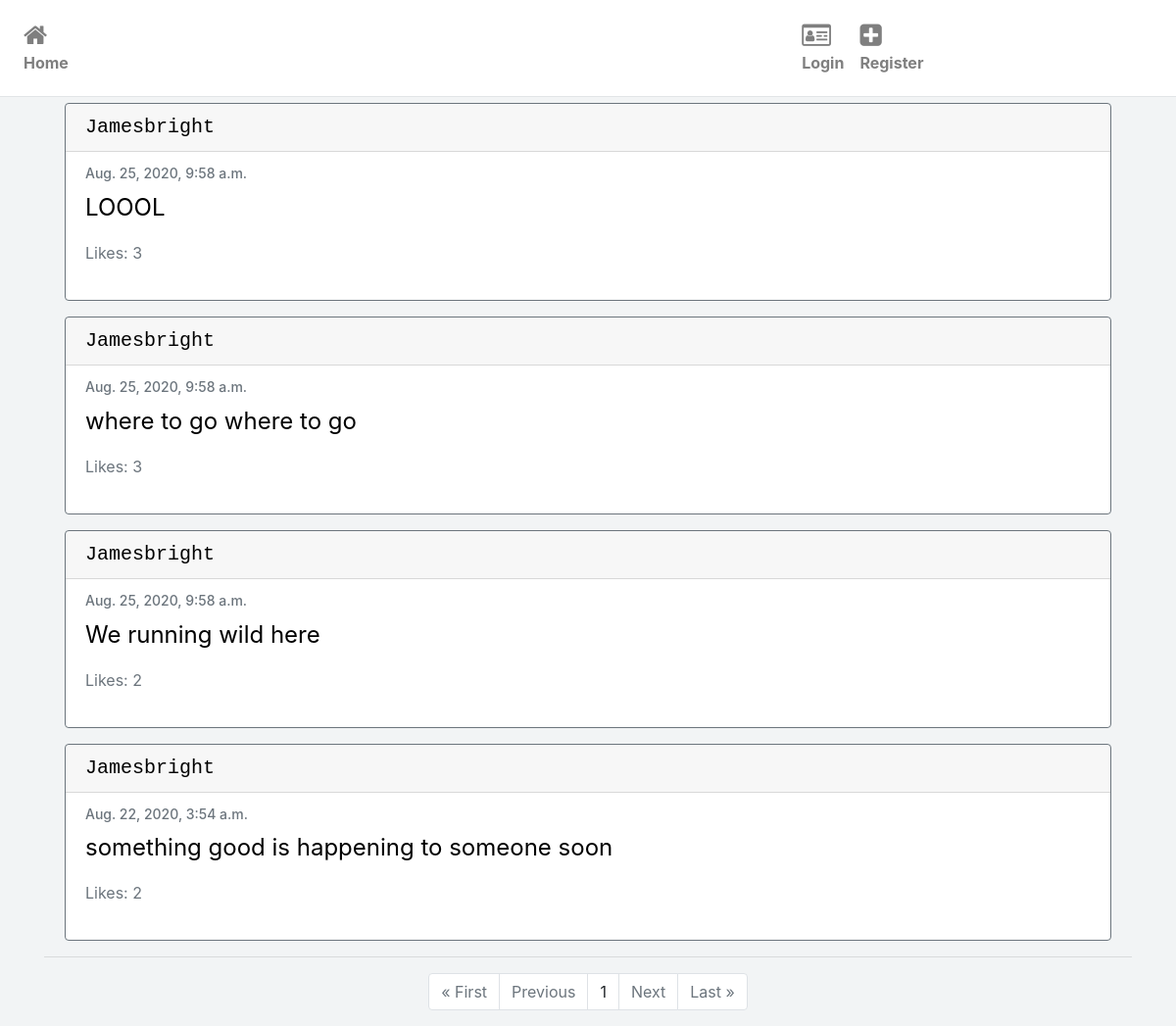
The app's page /following/kicodes with its own data.
### network/models.py (models this page shows, shortened)
class Post(models.Model):
    content = models.CharField(max_length=255)
    user = models.ForeignKey('User', on_delete=models.CASCADE, related_name='writer')
    date = models.DateTimeField(default=datetime.now())
    liked = models.ManyToManyField('User', default=None, blank=True, related_name='post_likes')

class User(AbstractUser):
    pass

### network/views.py (the view)
# urls.py: path("following/<str:username>", views.following, name="following"),
def following(request, username):
    if request.method == 'GET':
        currentuser = get_object_or_404(User, username=username)
        follows = Profile.objects.filter(follower=currentuser)
        posts = Post.objects.all().order_by('id').reverse()
        postlist = []
        for p in posts:
            for follower in follows:
                if follower.target == p.user:
                    postlist.append(p)
        if not follows:
            return render(request, 'network/following.html', {'message': "Opps! You don't follow anybody."})
        paginator = Paginator(postlist, 10)
        page_number = request.GET.get('page')
        page_obj = paginator.get_page(page_number)
        return render(request, 'network/following.html', {'page_obj':page_obj})

### network/templates/network/following.html (shortened to what this page needs)
{% extends "network/layout.html" %}
{% load static %}
{% block body %}
    <div class="container">
        {% for post in page_obj %}
        <div class="card border-secondary mb-3">
            <h5 class="card-header"><a href="{% url 'profile' username=post.user %}">{{post.user|title}}</a></h5>
            <div class="card-body text-secondary">
                <h6 class="card-subtitle mb-2 text-muted">{{post.date}}</h6>
                <p class="card-text">{{post.content}}</p>
                {% if user.is_authenticated %}
                {% if request.user in post.liked.all %}
                <a class="likebutton" href="#" data-catid="{{ post.id }}" id="{{post.id}}" data-total="{{post.liked.all.count}}"  data-value="Unlike" value="submit"><i class="fa fa-heart" id="heart{{post.id}}" style="margin-right: 4px; color:red;"></i><span id="liked{{post.id}}">{{post.liked.all.count}}</span></a>
                {% else %}
                <a class="likebutton" href="#" data-catid="{{ post.id }}" id="{{post.id}}" data-total="{{post.liked.all.count}}"  data-value="Like" value="submit"><i class="fa fa-heart" id="heart{{post.id}}" style="margin-right: 4px; color:black;"></i><span id="liked{{post.id}}">{{post.liked.all.count}}</span></a>
                {% endif %}
                {% else %}
                    <p>Likes: {{post.liked.all.count}}</p>
                {% endif %}
            </div>
        </div>
        {% endfor %}
    </div>
    <hr>
    {% if not message %}
    <div class="container">
        <ul class="pagination justify-content-center">
            {% if page_obj.has_previous %}
                <li class="page-item"><a href="?page=1" class="page-link">&laquo; First</a></li>
                <li class="page-item"><a href="?page={{ page_obj.previous_page_number }}" class="page-link">Previous</a></li>
            {% else %}
            <li class="page-item disabled"><a class="page-link">&laquo; First</a></li>
            <li class="page-item disabled"><a class="page-link">Previous</a></li>
            {% endif %}
            {% if page_obj.number %}
            <li class="page-item"><a class="page-link">{{ page_obj.number }}</a></li>
            {% else %}
            <li class="page-item"><a class="page-link">0</a></li>
            {% endif %}
            {% if page_obj.has_next %}
            <li class="page-item"><a href="?page={{ page_obj.next_page_number }}" class="page-link">Next</a></li>
            <li class="page-item"><a href="?page={{ page_obj.paginator.num_pages }}" class="page-link">Last &raquo;</a></li>
            {% else %}
            <li class="page-item disabled"><a class="page-link">Next</a></li>
            <li class="page-item disabled"><a class="page-link">Last &raquo;</a></li>
            {% endif %}
        </ul>
    </div>
    {% endif %}
{% endblock %}

### network/static/network/styles.css (style rules this page uses)
body { background-color: #f2f4f5; }
@media only screen and (min-width: 600px) { .card { width:auto; margin:6px; } }
@media only screen and (min-width: 600px) { .card-header { font-size:46px; font-family: monospace; } }
@media only screen and (min-width: 600px) { .card-subtitle { font-size:28px; } }
@media only screen and (min-width: 600px) { .card-text { font-size:34px; color:black; } }
@media only screen and (min-width: 600px) { .page-item { font-size: 36px; } }
@media only screen and (min-width: 600px) { a { color: black; } }
@media only screen and (min-width: 1025px) { .card { width:auto; margin:6px; } }
@media only screen and (min-width: 1025px) { .card-header { font-size:20px; font-family: monospace; } }
@media only screen and (min-width: 1025px) { .card-subtitle { font-size:14px; } }
@media only screen and (min-width: 1025px) { .card-text { font-size:24px; color:black; } }
@media only screen and (min-width: 1025px) { .page-item { font-size: 16px; } }
@media only screen and (min-width: 1025px) { a { color: black; } }

### records on screen
Post: user "Jamesbright", date "Aug. 25, 2020, 9:58 a.m.", content "LOOOL", liked.all.count "3"
Post: user "Jamesbright", date "Aug. 25, 2020, 9:58 a.m.", content "where to go where to go", liked.all.count "3"
Post: user "Jamesbright", date "Aug. 25, 2020, 9:58 a.m.", content "We running wild here", liked.all.count "2"
Post: user "Jamesbright", date "Aug. 22, 2020, 3:54 a.m.", content "something good is happening to someone soon", liked.all.count "2"

### other values on screen
{{ page_obj.number }} "1"
